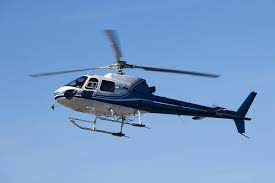
#> input picture Temelislemler/helikopter.jpg, 275 x 183 px
$ python histogram.py
#> lines starting #> are read from the running program, lines starting #| are printed output that depends on the picture
import cv2
import numpy as np
from matplotlib import pyplot as plt


"""img = np.zeros((500,500), np.uint8)
cv2.rectangle(img, (0,60), (200,150),(255,255,255),-1)"""

img = cv2.imread("helikopter.jpg")
#> img is the input picture: shape (183, 275, 3); mean B, G, R 201.7, 154.8, 118.4
b,g,r = cv2.split(img)
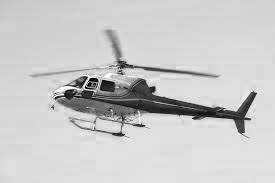
#> b: shape (183, 275); min 0, max 255, mean 201.7
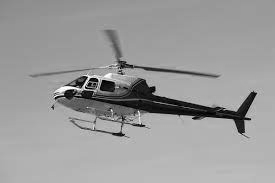
#> g: shape (183, 275); min 0, max 255, mean 154.8
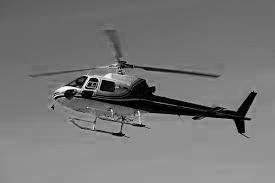
#> r: shape (183, 275); min 0, max 255, mean 118.4


cv2.imshow("img", img)

plt.hist(b.ravel(), 256, [0,256])
plt.hist(g.ravel(), 256, [0,256])
plt.hist(r.ravel(), 256, [0,256])
plt.show()  #tek bir histogram üzerine bgr değerlerini çizdi
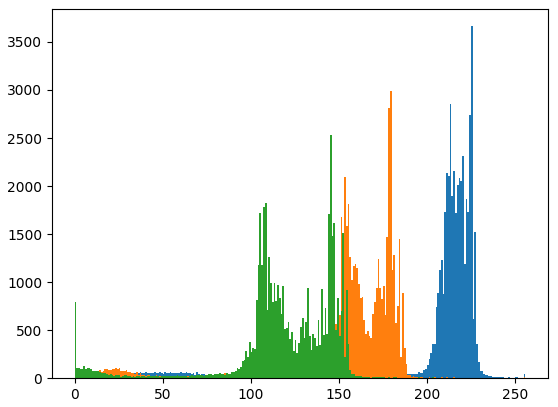
#> figure drawn by matplotlib, 1 panel; tallest bar 3664 high, from x = 225 to 226; tallest bar 2986 high, from x = 179 to 180; tallest bar 2533 high, from x = 145 to 146

plt.hist(img.ravel(), 256, [0,256])
plt.show()
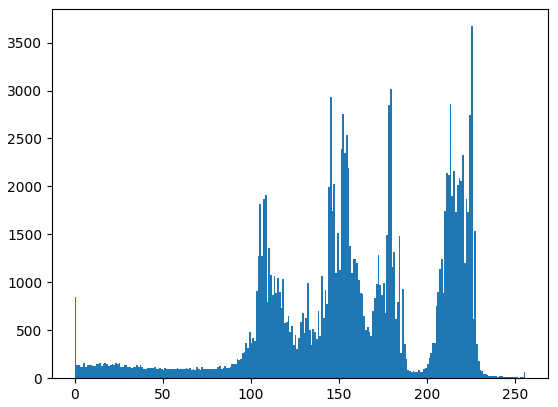
#> figure drawn by matplotlib, 1 panel; tallest bar 3671 high, from x = 225 to 226


cv2.waitKey(0)
cv2.destroyAllWindows()
